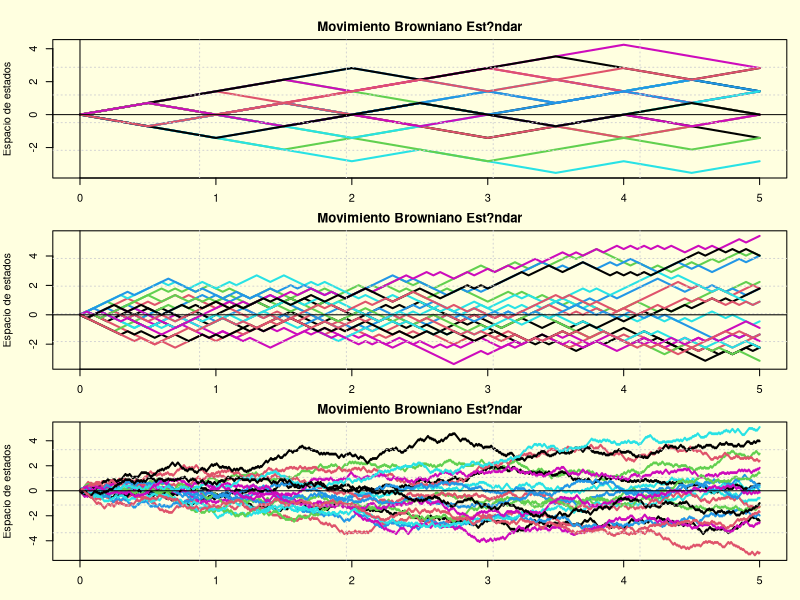
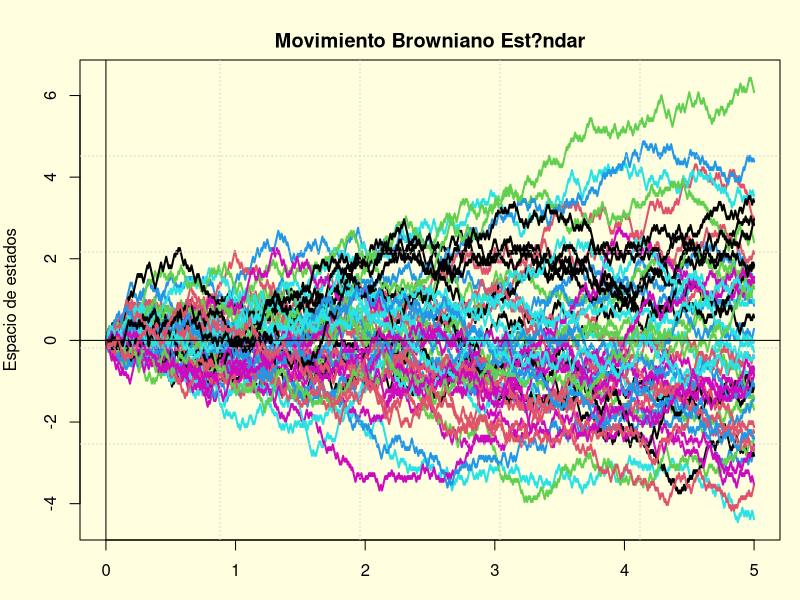
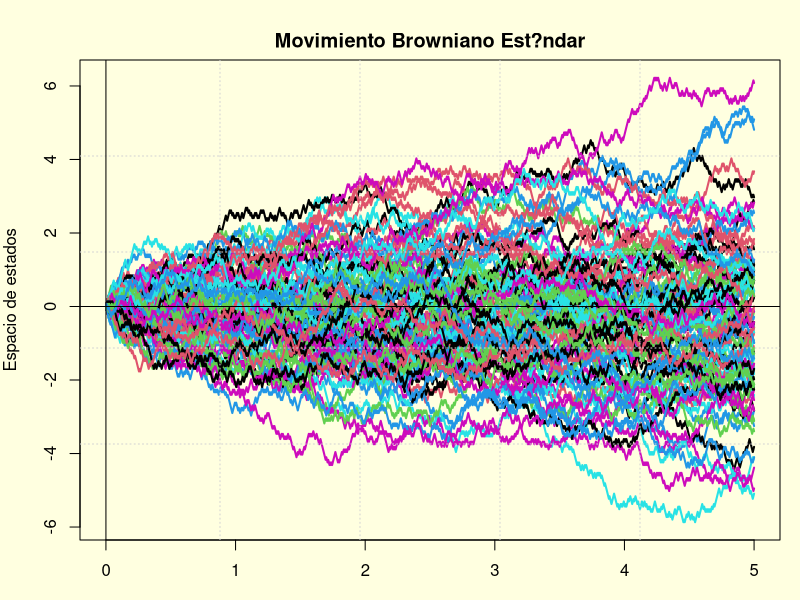
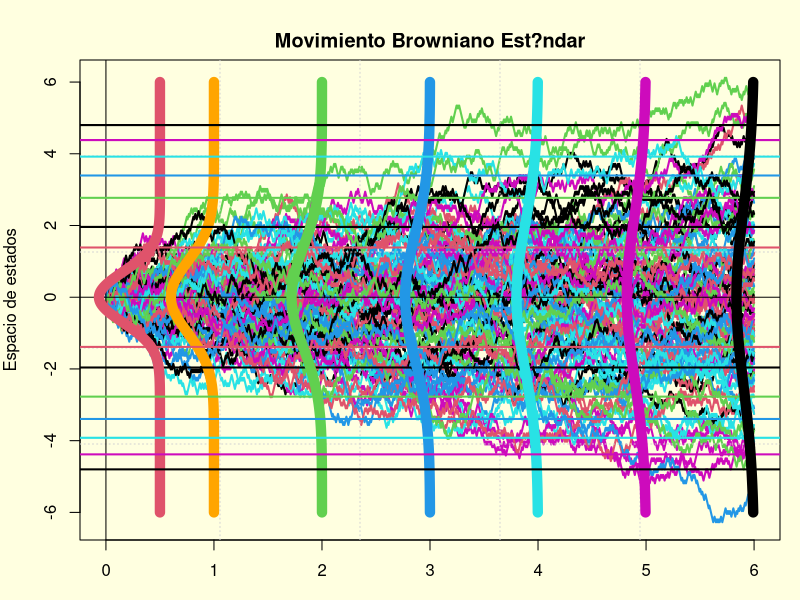
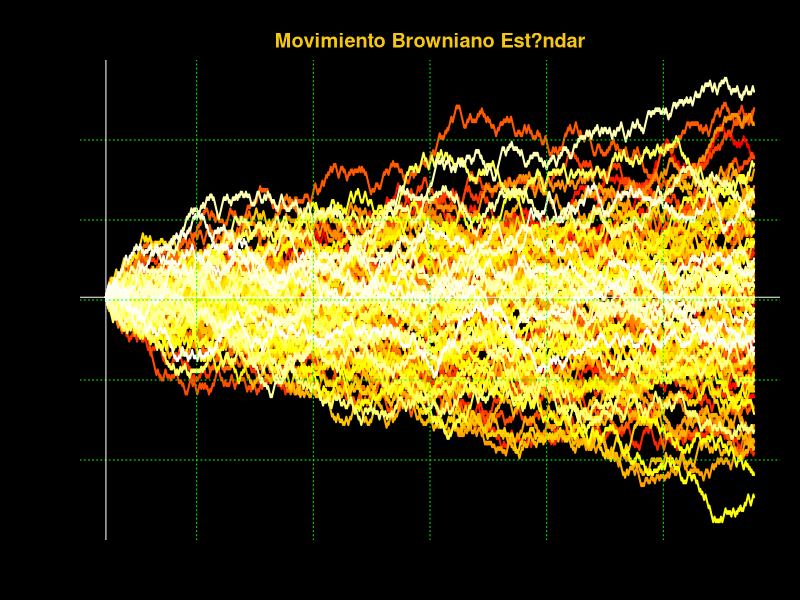

Write the R code that produced these figures, in order.
MB <- function(m,n,t){
  #m <- 5; n <- 20; t <- 1
  pasos <- 2*rbinom(n*m,1,0.5)-1
  r <- matrix(pasos, nrow=n, ncol=m)
  delta <- t/n
  x <- (0:n)*delta ##Valores del eje tiempo.
  B <- matrix(rep(0,(n+1)*m), nrow=n+1, ncol=m)
  for(k in 1:m){
    B[1,k] <- 0
    for(j in 1:n){
      aux <- r[j,k]*sqrt(delta)
      B[j+1,k] <- B[j,k]+aux
    }
  }
  par(bg='lightyellow',mar=c(2,4,2,1)) 
  matplot(x,B, type="l",lwd=2,lty = 1,
          main='Movimiento Browniano Est?ndar',
          ylab='Espacio de estados',xlab='')
  grid(5)
  abline(v=0,h=0)
}


##########################
#Ejemplo##################
##########################
par(mfrow=c(3,1),oma=c(1,0,1,0))
MB(20,10,5)
MB(20,100,5)
MB(20,1000,5)
par(mfrow=c(1,1))
MB(50,1000,5)
MB(100,1000,5)

set.seed(321)
MB(100,1000,6)
#################################
x <- seq(-6,6,0.01)
y <- dnorm(x)
lines(1-y,x,lwd=10,col='orange')
lim_sup <- qnorm(0.975)
lim_sup
abline(h=c(lim_sup,-lim_sup),lwd=2)
#################################
y <- dnorm(x,mean=0,sd=sqrt(1/2))
lines(1/2-y,x,lwd=10,col=2)
lim_sup <- qnorm(0.975,0,sqrt(1/2))
lim_sup
abline(h=c(lim_sup,-lim_sup),col=2,lwd=2)
#################################
y <- dnorm(x,mean=0,sd=sqrt(2))
lines(2-y,x,lwd=10,col=3)
lim_sup <- qnorm(0.975,0,sqrt(2))
lim_sup
abline(h=c(lim_sup,-lim_sup),col=3,lwd=2)
#################################
y <- dnorm(x,mean=0,sd=sqrt(3))
lines(3-y,x,lwd=10,col=4)
lim_sup <- qnorm(0.975,0,sqrt(3))
lim_sup
abline(h=c(lim_sup,-lim_sup),col=4,lwd=2)
#################################
y <- dnorm(x,mean=0,sd=sqrt(4))
lines(4-y,x,lwd=10,col=5)
lim_sup <- qnorm(0.975,0,sqrt(4))
lim_sup
abline(h=c(lim_sup,-lim_sup),col=5,lwd=2)
#################################
y <- dnorm(x,mean=0,sd=sqrt(5))
lines(5-y,x,lwd=10,col=6)
lim_sup <- qnorm(0.975,0,sqrt(5))
lim_sup
abline(h=c(lim_sup,-lim_sup),col=6,lwd=2)
#################################
y <- dnorm(x,mean=0,sd=sqrt(6))
lines(6-y,x,lwd=10,col=1)
lim_sup <- qnorm(0.975,0,sqrt(6))
lim_sup
abline(h=c(lim_sup,-lim_sup),col=1,lwd=2)
#########################################


#########################################
set.seed(321)
m <- 100
n <- 1000
t <- 6
pasos <- 2*rbinom(n*m,1,0.5)-1
r <- matrix(pasos, nrow=n, ncol=m)
delta <- t/n
x <- (0:n)*delta ##Valores del eje tiempo.
B <- matrix(rep(0,(n+1)*m), nrow=n+1, ncol=m)
for(k in 1:m){
  B[1,k] <- 0
  for(j in 1:n){
    aux <- r[j,k]*sqrt(delta)
    B[j+1,k] <- B[j,k]+aux
  }
}
par(bg='black',mar=c(2,4,2,1)) 
matplot(x,B, type="l",lwd=2,lty = 1,
        col=heat.colors(m),
        col.main=7,
        main='Movimiento Browniano Est?ndar',
        ylab='Espacio de estados',xlab='')
grid(6,col='green')
abline(v=0,h=0,col='white')